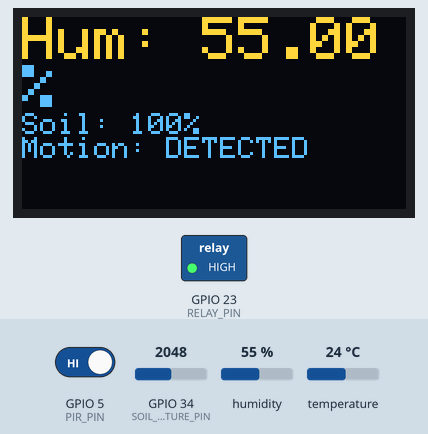
Simulated run of this sketch. Board: ESP32. Parts: 128×64 one-colour display, switched loads named in the sketch (green lamp = pin HIGH). The inputs (shaded band) are chosen by the test bench; at power-on: GPIO 5 (PIR_PIN) HIGH, GPIO 34 (SOIL_MOISTURE_PIN) = 2048, humidity 55 %, temperature 24 °C. The OLED is the two-colour kind (top 16 rows yellow); the display library's start-up logo is not drawn; what the sketch prints to the serial monitor is not drawn.

Above: at 4.2 s.
4.3 s: GPIO 5 (PIR_PIN) driven LOW
At 6.0 s:
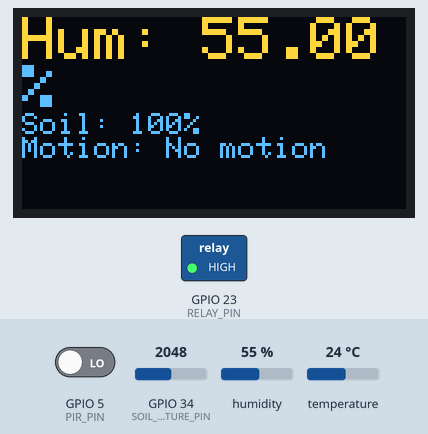
6.7 s: GPIO 34 (SOIL_MOISTURE_PIN) set to 3921
At 7.9 s:
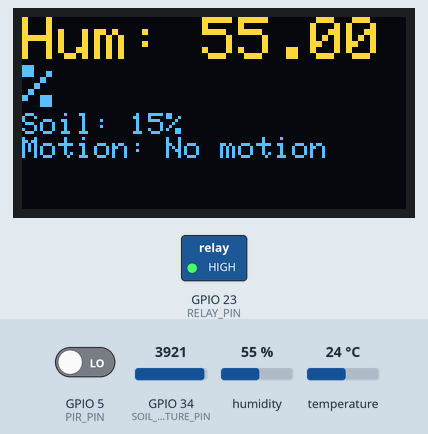
8.7 s: GPIO 34 (SOIL_MOISTURE_PIN) set to 4032
At 9.8 s:
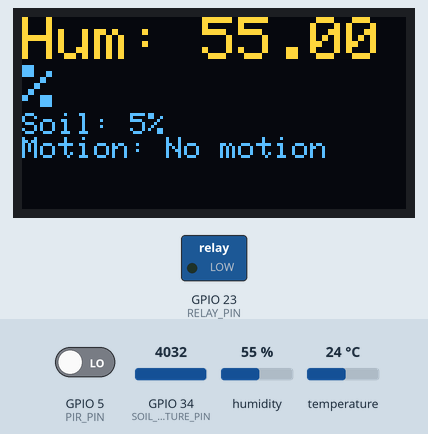
10.8 s: GPIO 5 (PIR_PIN) driven HIGH
At 12.6 s:
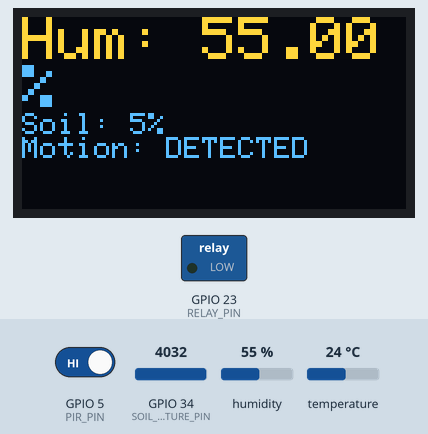
12.9 s: humidity set to 22 %
At 14.7 s:
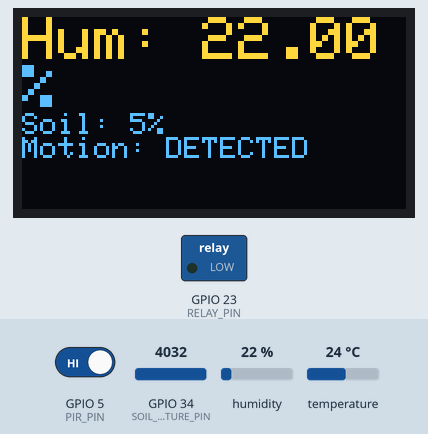
15.0 s: humidity set to 40 %
At 16.7 s:
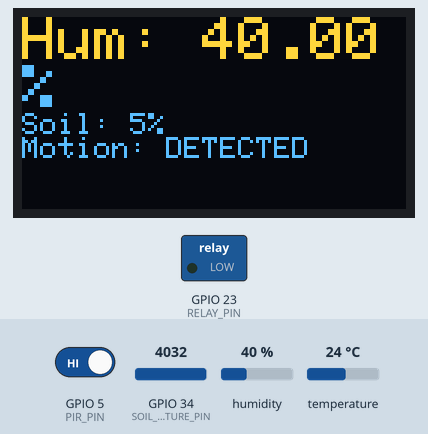
Timing chart, 0 to 18.0 s (numbered marks = the images above; inputs shaded):
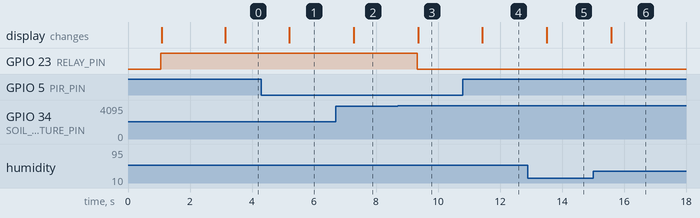

The sketch:

soil.ino
```cpp
#include <Wire.h>
#include <Adafruit_GFX.h>
#include <Adafruit_SSD1306.h>
#include <DHT.h>

// OLED Display (0.96" SSD1306)
#define SCREEN_WIDTH 128
#define SCREEN_HEIGHT 64
#define OLED_RESET -1
Adafruit_SSD1306 display(SCREEN_WIDTH, SCREEN_HEIGHT, &Wire, OLED_RESET);

// DHT11 Sensor
#define DHTPIN 4
#define DHTTYPE DHT11
DHT dht(DHTPIN, DHTTYPE);

// Soil Moisture Sensor
#define SOIL_MOISTURE_PIN 34
const int dryValue = 4095; // Calibrate these based on your sensor
const int wetValue = 3000;

// PIR Motion Sensor
#define PIR_PIN 5

// Relay (water pump)
#define RELAY_PIN 23

void setup() {
  Serial.begin(115200);

  // Initialize OLED (SSD1306)
  if (!display.begin(SSD1306_SWITCHCAPVCC, 0x3C)) {
    Serial.println("OLED initialization failed");
    while (1);
  }
  display.display();
  delay(1000);
  display.clearDisplay();

  // Initialize DHT
  dht.begin();

  // Set pin modes
  pinMode(PIR_PIN, INPUT);
  pinMode(RELAY_PIN, OUTPUT);
  digitalWrite(RELAY_PIN, HIGH); // Start with relay OFF

  // Show startup message
  display.setTextSize(1);
  display.setTextColor(SSD1306_WHITE);
  display.setCursor(0, 0);
  display.println("Plant Monitor");
  display.println("Initializing...");
  display.display();
  delay(2000);
}

void loop() {
  // Read sensors
  float humidity = dht.readHumidity();
  int soilMoisture = analogRead(SOIL_MOISTURE_PIN);
  int soilPercent = map(soilMoisture, dryValue, wetValue, 0, 100);
  soilPercent = constrain(soilPercent, 0, 100);
  bool motionDetected = digitalRead(PIR_PIN);

  // Control relay based on soil moisture only
  if (soilPercent < 10) {
    digitalWrite(RELAY_PIN, LOW); // Turn ON pump
  } else if (soilPercent >= 90) {
    digitalWrite(RELAY_PIN, HIGH); // Turn OFF pump
  }

  // Update OLED display
  display.clearDisplay();
  display.setCursor(0, 0);

  display.setTextSize(2);
  display.print("Hum: ");
  display.print(humidity);
  display.println("%");

  display.setTextSize(1);
  display.print("Soil: ");
  display.print(soilPercent);
  display.println("%");

  display.print("Motion: ");
  display.println(motionDetected ? "DETECTED" : "No motion");


  display.display();

  // Serial monitor output
  Serial.print("Humidity: ");
  Serial.print(humidity);
  Serial.println("%");

  Serial.print("Soil: ");
  Serial.print(soilPercent);
  Serial.println("%");

  Serial.print("Motion: ");
  Serial.println(motionDetected ? "Yes" : "No");

  Serial.print("Pump: ");
  Serial.println(digitalRead(RELAY_PIN) == LOW ? "ON" : "OFF");
  Serial.println("-----");

  delay(1000);
}
```

Measured:
- the behaviour switches between 3985 and 3986 on GPIO 34 (SOIL_MOISTURE_PIN) (found by bisection; images 2 and 3)
- after the input at 4.3 s, the display: changes after 0.91 s (image 1)
- after the input at 6.7 s, the display: changes after 0.58 s (image 2)
- after the input at 8.7 s, GPIO 23 (RELAY_PIN): HIGH → LOW after 0.63 s; the display: changes after 0.66 s (image 3)
- after the input at 10.8 s, the display: changes after 0.63 s (image 4)
- after the input at 12.9 s, the display: changes after 0.61 s (image 5)
- after the input at 15.0 s, the display: changes after 0.58 s (image 6)
